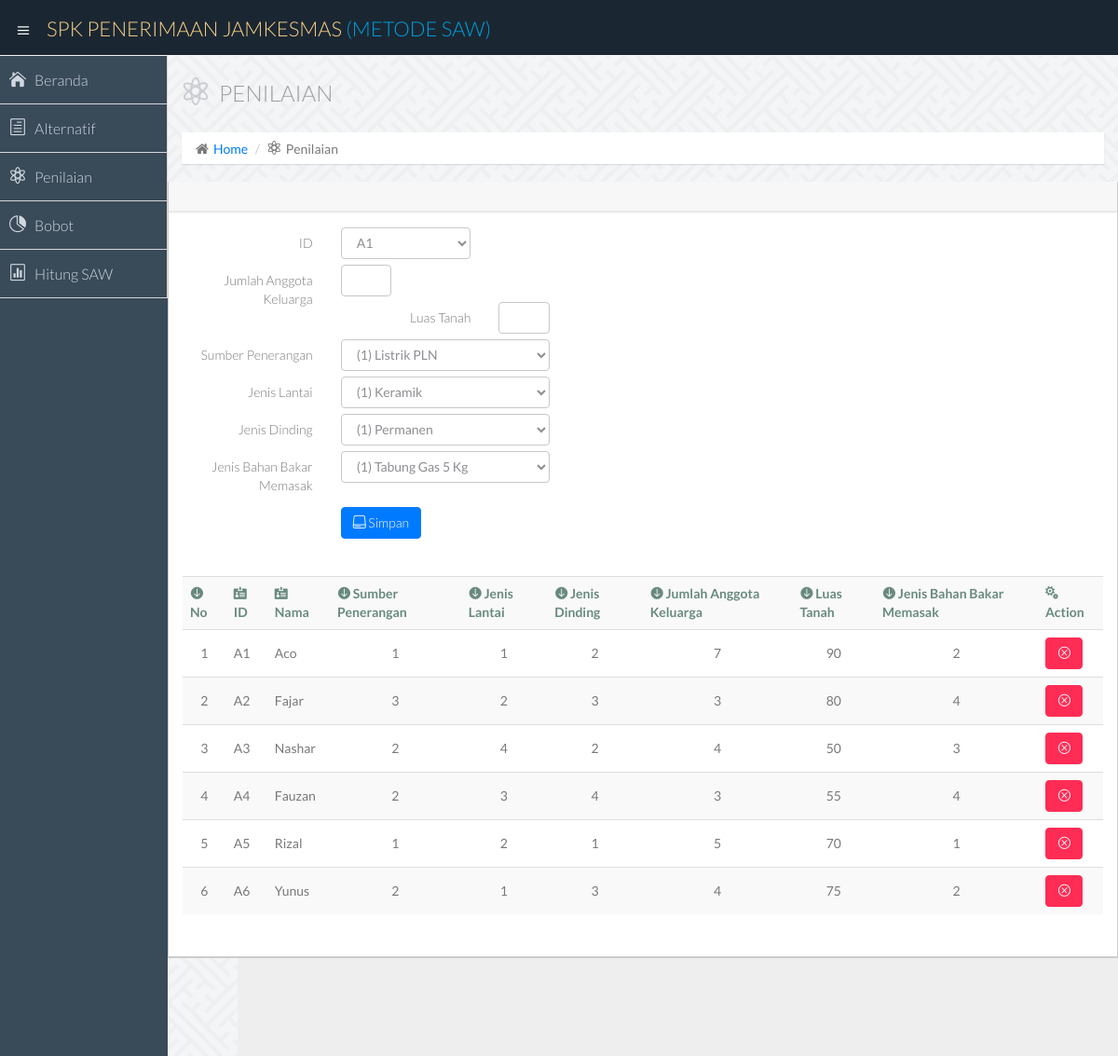
The page /penilaian.php on the database its author committed.
### tables this page shows
CREATE TABLE `tb_penilaian` (
  `id_alternatif` varchar(20) NOT NULL,
  `nama` varchar(35) NOT NULL,
  `sumber` float NOT NULL,
  `lantai` float NOT NULL,
  `dinding` float NOT NULL,
  `jak` float NOT NULL,
  `luas` float NOT NULL,
  `bahan` float NOT NULL
);

### penilaian.php (the view, shortened to what this page needs)
<!DOCTYPE html>
<html lang="en">
<?php
include 'koneksi.php';
?>
  <head>
    <link href="css/bootstrap.min.css" rel="stylesheet">
    <link href="css/bootstrap-theme.css" rel="stylesheet">
    <link href="css/elegant-icons-style.css" rel="stylesheet" />
    <link href="css/font-awesome.min.css" rel="stylesheet" />
    <link href="assets/fullcalendar/fullcalendar/bootstrap-fullcalendar.css" rel="stylesheet" />
	<link href="assets/fullcalendar/fullcalendar/fullcalendar.css" rel="stylesheet" />
    <link href="assets/jquery-easy-pie-chart/jquery.easy-pie-chart.css" rel="stylesheet" type="text/css" media="screen"/>
    <link rel="stylesheet" href="css/owl.carousel.css" type="text/css">
	<link href="css/jquery-jvectormap-1.2.2.css" rel="stylesheet">
	<link rel="stylesheet" href="css/fullcalendar.css">
	<link href="css/widgets.css" rel="stylesheet">
    <link href="css/style.css" rel="stylesheet">
    <link href="css/style-responsive.css" rel="stylesheet" />
	<link href="css/xcharts.min.css" rel=" stylesheet">
	<link href="css/jquery-ui-1.10.4.min.css" rel="stylesheet">
  </head>
  <body style="background-image: url(img/bgbg.png);">
  <section id="container" class="">
      <header class="header dark-bg">
            <div class="toggle-nav">
                <div class="icon-reorder tooltips" data-original-title="Toggle Navigation" data-placement="bottom"><i class="icon_menu"></i></div>
            </div>
            <a href="index.php" class="logo">SPK PENERIMAAN JAMKESMAS <span class="lite">(METODE SAW)</span></a>
      </header>
      <aside>
          <div id="sidebar"  class="nav-collapse ">
              <ul class="sidebar-menu">
                  <li>
                      <a class="" href="index.php">
                          <i class="icon_house"></i>
                          <span>Beranda</span>
                      </a>
                  </li>
                  <li>
                      <a class="" href="alternatif.php">
                          <i class="icon_document_alt"></i>
                          <span>Alternatif</span>
                      </a>
                  </li>
                  <li>
                      <a class="" href="penilaian.php">
                          <i class="icon_genius"></i>
                          <span>Penilaian</span>
                      </a>
                  </li>
                  <li>
                      <a class="" href="bobot.php">
                          <i class="icon_piechart"></i>
                          <span>Bobot</span>
                      </a>
                  </li>
                  <li>
                      <a class="" href="hitung_saw.php">
                          <i class="icon_datareport"></i>
                          <span>Hitung SAW</span>
                      </a>
                  </li>
              </ul>
          </div>
      </aside>
      <section id="main-content">
          <section class="wrapper">
			  <div class="row">
				<div class="col-lg-12">
					<h3 class="page-header"><i class="icon_genius"></i> PENILAIAN</h3>
					<ol class="breadcrumb">
						<li><i class="fa fa-home"></i><a href="index.php">Home</a></li>
						<li><i class="icon_genius"></i>Penilaian</li>
					</ol>
				</div>
			</div>
	<div class="row">
    <div class="row">
                  <div class="col-lg-12">
                      <section class="panel">
                          <header class="panel-heading">
                          </header>
                          <div class="panel-body">
                              <div class="form">
<form class="form-validate form-horizontal " id="register_form" method="post" action="">
<div class="add">
<div class="form-group">
<label class="control-label col-lg-2">ID</label>
<div class="col-lg-2">
  <select class=" form-control" name="id_alternatif">
    <?php
    $sql = "SELECT*FROM tb_alternatif";
    $hasil=$conn->query($sql);
    if ($hasil->num_rows>0) {
   ?>
    <?php while ($row = mysqli_fetch_array($hasil)):; {} ?>
    <option><?php echo $row[0];?></option>
    <?php  endwhile; ?></select>
    <?php }?>
</div><br><br>
<label class="control-label col-lg-2">Jumlah Anggota Keluarga</label>
<div class="col-lg-1">
  <input class=" form-control" name="jumlah_anggota_keluarga" type="text"/>
</div><br><br>
<label class="control-label col-lg-2">Luas Tanah</label>
<div class="col-lg-1">
  <input class=" form-control" name="luas_tanah" type="text">
</div><br><br>
<label class="control-label col-lg-2">Sumber Penerangan</label>
<div class="col-lg-3">
 <select class=" form-control" name="sumber_penerangan">
    <option>(1) Listrik PLN</option>
 </select>
</div><br><br>
<label class="control-label col-lg-2">Jenis Lantai</label>
<div class="col-lg-3">
 <select class=" form-control" name="jenis_lantai">
    <option>(1) Keramik</option>
 </select>
</div><br><br>
<label class="control-label col-lg-2">Jenis Dinding</label>
<div class="col-lg-3">
 <select class=" form-control" name="jenis_dinding">
    <option>(1) Permanen</option>
 </select>
</div><br><br>
<label class="control-label col-lg-2">Jenis Bahan Bakar Memasak</label>
<div class="col-lg-3">
  <select class=" form-control" name="jenis_bahan">
    <option>(1) Tabung Gas 5 Kg</option>
 </select>
</div><br><br>
<br>
<div class="col-lg-offset-2 col-lg-3">
  <button class="btn btn-primary" type="submit" id="simpan" name="simpan">
  <i class="icon_drive"></i> Simpan</button>
  <br><br><br>
</div>
</div>
</div>
              <div class="row">
                  <div class="col-lg-12">
                      <section class="panel">
<table class="table table-striped table-advance table-hover"><tbody>
  <tr>
     <th><i class="arrow_down_alt"></i> No</th>
     <th><i class="icon_id-2_alt"></i> ID</th>
     <th><i class="icon_id-2_alt"></i> Nama</th>
     <th><i class="arrow_down_alt"></i> Sumber Penerangan</th>
     <th><i class="arrow_down_alt"></i> Jenis Lantai</th>
     <th><i class="arrow_down_alt"></i> Jenis Dinding</th>
     <th><i class="arrow_down_alt"></i> Jumlah Anggota Keluarga</th>
     <th><i class="arrow_down_alt"></i> Luas Tanah</th>
     <th><i class="arrow_down_alt"></i> Jenis Bahan Bakar Memasak</th>
     <th><i class="icon_cogs"></i> Action</th>
  </tr>
<?php
$b = 0;
$sql = "SELECT*FROM tb_penilaian ORDER BY id_alternatif ASC";
$hasil = $conn->query($sql);
if($hasil->num_rows > 0){
while ($row = $hasil->fetch_row()) {
?>
  <tr>
     <td align="center"><?php echo $b = $b + 1; ?></td>
     <td><?=$row[0] ?></td>
     <td><?=$row[1] ?></td>
     <td align="center"><?=$row[2] ?></td>
     <td align="center"><?=$row[3] ?></td>
     <td align="center"><?=$row[4] ?></td>
     <td align="center"><?=$row[5] ?></td>
     <td align="center"><?=$row[6] ?></td>
     <td align="center"><?=$row[7] ?></td>
     <td>
      <div class="btn-group">
          <a class="btn btn-danger" href="penilaian_hapus.php?id_alternatif=<?=$row[0]?>">
          <i class="icon_close_alt2"></i></a>
      </div>
      </td>
  </tr>
<?php }} ?>
</tbody></table>
                      </section>
                  </div>
              </div>
                                  </form>
                              </div>
                          </div>
                      </section>
                  </div>
              </div>
  </div>
<br><br>
          </section>
      </section>
  </section>
  </body>
</html>

### rows shown on the page
tb_penilaian: id_alternatif "A1", nama "Aco", sumber "1", lantai "1", dinding "2", jak "7", luas "90", bahan "2"
tb_penilaian: b "2", id_alternatif "A2", nama "Fajar", sumber "3", lantai "2", dinding "3", jak "3", luas "80", bahan "4"
tb_penilaian: b "3", id_alternatif "A3", nama "Nashar", sumber "2", lantai "4", dinding "2", jak "4", luas "50", bahan "3"
tb_penilaian: b "4", id_alternatif "A4", nama "Fauzan", sumber "2", lantai "3", dinding "4", jak "3", luas "55", bahan "4"
tb_penilaian: b "5", id_alternatif "A5", nama "Rizal", sumber "1", lantai "2", dinding "1", jak "5", luas "70", bahan "1"
tb_penilaian: b "6", id_alternatif "A6", nama "Yunus", sumber "2", lantai "1", dinding "3", jak "4", luas "75", bahan "2"

### other values the page prints
form field id_alternatif "A1"
